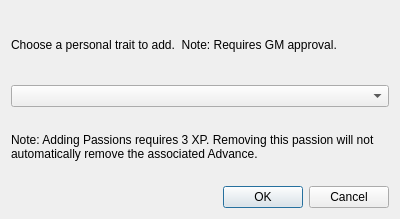
<?xml version="1.0" encoding="UTF-8"?>
<ui version="4.0">
 <class>AddDisAdvDialog</class>
 <widget class="QDialog" name="AddDisAdvDialog">
  <property name="geometry">
   <rect>
    <x>0</x>
    <y>0</y>
    <width>400</width>
    <height>219</height>
   </rect>
  </property>
  <property name="windowTitle">
   <string>Add Personal Trait</string>
  </property>
  <layout class="QVBoxLayout" name="verticalLayout">
   <item>
    <widget class="QLabel" name="label">
     <property name="text">
      <string>Choose a personal trait to add.  Note: Requires GM approval.</string>
     </property>
    </widget>
   </item>
   <item>
    <widget class="QComboBox" name="traitComboBox"/>
   </item>
   <item>
    <widget class="QLabel" name="passionwarning">
     <property name="text">
      <string>Note: Adding Passions requires 3 XP. Removing this passion will not automatically remove the associated Advance.</string>
     </property>
     <property name="wordWrap">
      <bool>true</bool>
     </property>
    </widget>
   </item>
   <item>
    <widget class="QDialogButtonBox" name="buttonBox">
     <property name="orientation">
      <enum>Qt::Horizontal</enum>
     </property>
     <property name="standardButtons">
      <set>QDialogButtonBox::Cancel|QDialogButtonBox::Ok</set>
     </property>
    </widget>
   </item>
  </layout>
 </widget>
 <resources/>
 <connections>
  <connection>
   <sender>buttonBox</sender>
   <signal>accepted()</signal>
   <receiver>AddDisAdvDialog</receiver>
   <slot>accept()</slot>
   <hints>
    <hint type="sourcelabel">
     <x>248</x>
     <y>254</y>
    </hint>
    <hint type="destinationlabel">
     <x>157</x>
     <y>274</y>
    </hint>
   </hints>
  </connection>
  <connection>
   <sender>buttonBox</sender>
   <signal>rejected()</signal>
   <receiver>AddDisAdvDialog</receiver>
   <slot>reject()</slot>
   <hints>
    <hint type="sourcelabel">
     <x>316</x>
     <y>260</y>
    </hint>
    <hint type="destinationlabel">
     <x>286</x>
     <y>274</y>
    </hint>
   </hints>
  </connection>
 </connections>
</ui>
